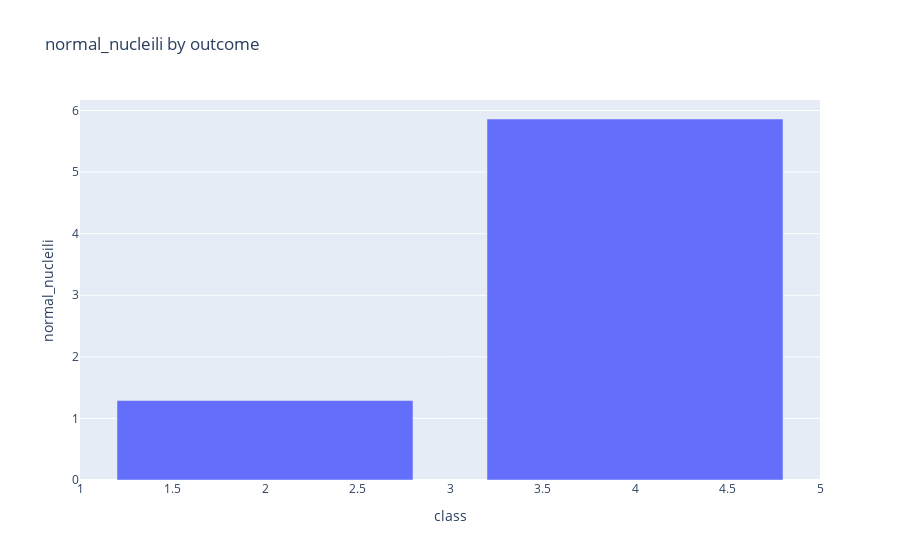

Notebook cell for this chart:
### Code cell
ucshape_by_outcome = df.groupby("class")["normal_nucleili"].mean().reset_index()
px.bar(ucshape_by_outcome, x="class", y="normal_nucleili", title="normal_nucleili by outcome")

### Figure 1 — Plotly figure (JSON) as saved in the notebook; plotly's stock layout.template omitted (floating-point values rounded to 4 significant figures)
{"data": [{"alignmentgroup": "True", "hovertemplate": "class=%{x}<br>normal_nucleili=%{y}<extra></extra>", "legendgroup": "", "marker": {"color": "#636efa"}, "name": "", "offsetgroup": "", "orientation": "v", "showlegend": false, "textposition": "auto", "type": "bar", "x": [2, 4], "xaxis": "x", "y": [1.29, 5.863], "yaxis": "y"}], "layout": {"barmode": "relative", "legend": {"tracegroupgap": 0}, "title": {"text": "normal_nucleili by outcome"}, "xaxis": {"anchor": "y", "domain": [0, 1], "title": {"text": "class"}}, "yaxis": {"anchor": "x", "domain": [0, 1], "title": {"text": "normal_nucleili"}}}}
